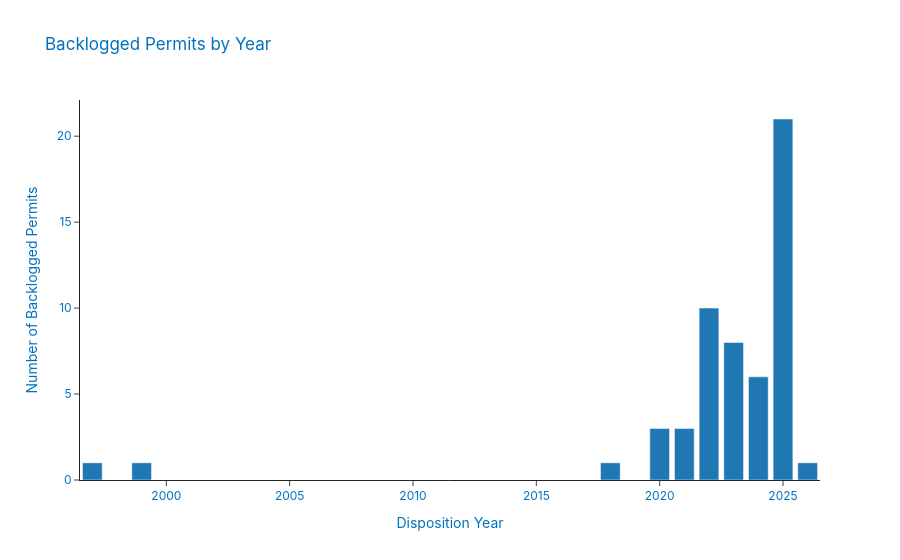

The notebook cell this image was saved under:
### Code cell
# Bar Chart - Backlogged Permits by Year

import plotly.express as px

# Count backlogged permits per year
backlog_by_year = (
    df[df["backlogged"]]
    .dropna(subset=["Disposition Year"])
    .groupby("Disposition Year")
    .size()
    .reset_index(name="Backlogged Permits")
    .sort_values("Disposition Year")
)

fig_year_bar = px.bar(
    backlog_by_year,
    x="Disposition Year",
    y="Backlogged Permits",
    title="Backlogged Permits by Year",
    template="simple_white"
)

fig_year_bar.update_layout(
    font=dict(
        family="Inter, Arial, sans-serif",
        size=12,
        color="#0072bc"
    ),
    xaxis_title="Disposition Year",
    yaxis_title="Number of Backlogged Permits"
)

fig_year_bar.show()

### Figure 1 — Plotly figure (JSON) as saved in the notebook; plotly's stock layout.template omitted (floating-point values rounded to 4 significant figures)
{"data": [{"alignmentgroup": "True", "hovertemplate": "Disposition Year=%{x}<br>Backlogged Permits=%{y}<extra></extra>", "legendgroup": "", "marker": {"color": "#1F77B4", "pattern": {"shape": ""}}, "name": "", "offsetgroup": "", "orientation": "v", "showlegend": false, "textposition": "auto", "type": "bar", "x": [1997, 1999, 2018, 2020, 2021, 2022, 2023, 2024, 2025, 2026], "xaxis": "x", "y": [1, 1, 1, 3, 3, 10, 8, 6, 21, 1], "yaxis": "y"}], "layout": {"barmode": "relative", "font": {"color": "#0072bc", "family": "Inter, Arial, sans-serif", "size": 12}, "legend": {"tracegroupgap": 0}, "title": {"text": "Backlogged Permits by Year"}, "xaxis": {"anchor": "y", "domain": [0, 1], "title": {"text": "Disposition Year"}}, "yaxis": {"anchor": "x", "domain": [0, 1], "title": {"text": "Number of Backlogged Permits"}}}}
